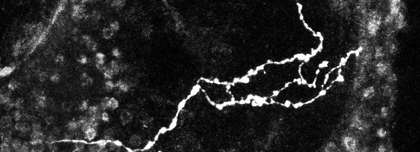
%> input picture THL411_exercise_4/lab4_Omada_65/axones1.png, 420 x 152 px, shrunk from 926 x 335 before the run, given in place of Mean_Image1.jpeg, which was not available
$ octave LAB2.m   (GNU Octave 9; MATLAB toolbox functions it lacks are replaced by stand-ins)
%> lines starting %> are read from the running program, lines starting %| are printed output that depends on the picture; pictures that were not available may be replaced by others from this repository, and a replacement may not be noted
### THL411_exercise_2/lab2pse/Compute_Mean.m
function [output]=Compute_Mean(image, x, y)
    padx = x-2;%padding must be -2 from the kernel size
    pady = y-2;
    a1 = padarray(image, [padx pady], 0, 'both');%applying padding
    [m n]=size(a1);
    for i=(padx+1):(m-padx)
        for j=(pady+1):(n-pady)
           v = a1(i-padx:i+padx,j-pady:j+pady);%kernel
           r = (sum(v(:)))/(x*y);
           output(i-padx,j-pady) = uint8(ceil(r));
        end
    end
end

### THL411_exercise_2/lab2pse/LAB2.m
clear all;
close all;

kernel = input('Choose filter:\n 1->Mean\n 2->Median\n 3->Max\n 4->Min\n');
%> the answer given: 1

switch kernel
    case 1
        image = imread('Mean_Image1.jpeg');
%> image is the input picture: size 152x420x3 uint8; min 0, max 255, mean 39.1
        subplot(2,2,1), imshow(image), title('Original Image');
        subplot(2,2,2), imshow(Compute_Mean(rgb2gray(image), 3, 3)), title('Kernel 3x3');
        subplot(2,2,3), imshow(Compute_Mean(rgb2gray(image), 5, 5)), title('Kernel 5x5');
        subplot(2,2,4), imshow(Compute_Mean(rgb2gray(image), 9, 9)), title('Kernel 9x9');
%> call 3 of Compute_Mean, with x = 9, y = 9
%> in Compute_Mean (call 3), `a1 = padarray(image, [padx pady], 0, 'both');`:
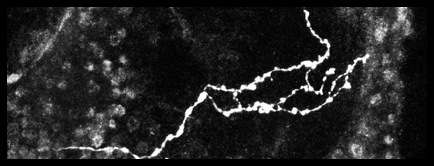
%> a1: size 166x434 uint8; min 0, max 255, mean 34.7
%> after the loop in Compute_Mean (call 3), `for i=(padx+1):(m-padx)`:
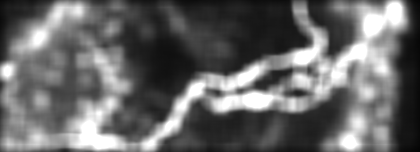
%> output: size 152x420 uint8; min 3, max 255, mean 104.2
        sgtitle('Mean Image1');
        figure;
        image = imread('Mean_Image2.jpeg');
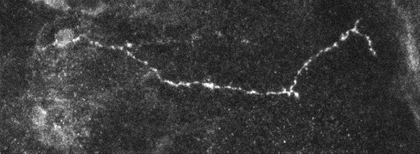
%> input picture THL411_exercise_4/lab4_Omada_65/axones2.png, 420 x 154 px, shrunk from 929 x 340 before the run, given in place of Mean_Image2.jpeg, which was not available
%> image is the input picture: size 154x420x3 uint8; min 15, max 255, mean 58.3
        subplot(2,2,1), imshow(image), title('Original Image');
        subplot(2,2,2), imshow(Compute_Mean(image, 3, 3)), title('Kernel 3x3');
%> call 4 of Compute_Mean, with x = 3, y = 3
%> after the loop in Compute_Mean (call 4), `for i=(padx+1):(m-padx)`:
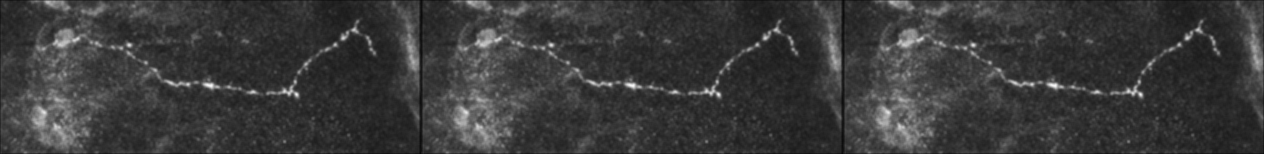
%> output: size 154x1264 uint8; min 8, max 246, mean 58.3
        subplot(2,2,3), imshow(Compute_Mean(image, 5, 5)), title('Kernel 5x5');
%> call 5 of Compute_Mean, with x = 5, y = 5
%> after the loop in Compute_Mean (call 5), `for i=(padx+1):(m-padx)`:
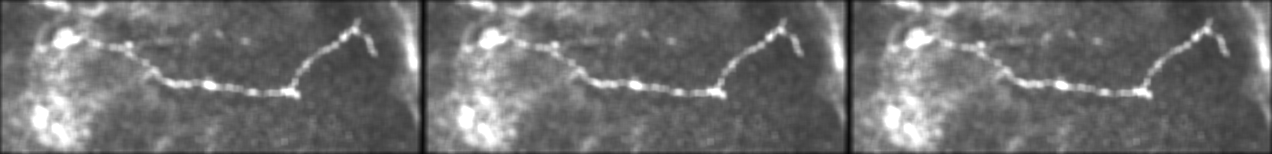
%> output: size 154x1272 uint8; min 7, max 255, mean 111.9
        subplot(2,2,4), imshow(Compute_Mean(image, 9, 9)), title('Kernel 9x9');
%> call 6 of Compute_Mean, with x = 9, y = 9
%> in Compute_Mean (call 6), `a1 = padarray(image, [padx pady], 0, 'both');`:
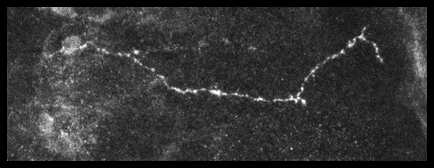
%> a1: size 168x434x3 uint8; min 0, max 255, mean 51.7
%> after the loop in Compute_Mean (call 6), `for i=(padx+1):(m-padx)`:
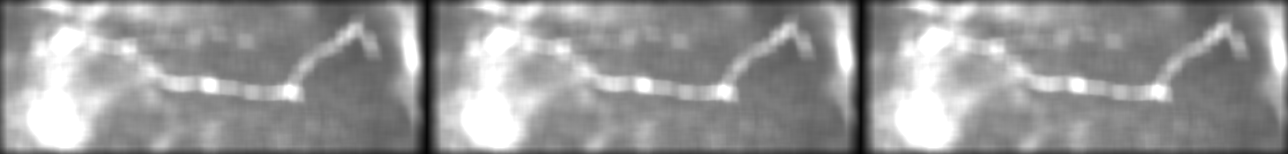
%> output: size 154x1288 uint8; min 4, max 255, mean 152
        sgtitle('Mean Image2');
    case 2
        image = imread('Median_Image1.png');
        subplot(2,2,1), imshow(image), title('Original Image');
        subplot(2,2,2), imshow(Compute_Median(image, 3, 3)), title('Kernel 3x3');
        subplot(2,2,3), imshow(Compute_Median(image, 5, 7)), title('Kernel 5x7');
        subplot(2,2,4), imshow(Compute_Median(image, 9, 11)), title('Kernel 9x11');
        sgtitle('Median Image1');
        figure;
        image = imread('Median_Image2.png');
        subplot(2,2,1), imshow(image), title('Original Image');
        subplot(2,2,2), imshow(Compute_Median(image, 3, 3)), title('Kernel 3x3');
        subplot(2,2,3), imshow(Compute_Median(image, 5, 7)), title('Kernel 5x7');
        subplot(2,2,4), imshow(Compute_Median(image, 9, 11)), title('Kernel 9x11');
        sgtitle('Median Image2');
    case 3
        image = imread('Min_Max_Image1.jpeg');
        image = rgb2gray(image);
        subplot(2,2,1), imshow(image), title('Original Image');
        subplot(2,2,2), imshow(Compute_Max(image, 3, 5)), title('Kernel 3x5');
        subplot(2,2,3), imshow(Compute_Max(image, 5, 5)), title('Kernel 5x5');
        subplot(2,2,4), imshow(Compute_Max(image, 7, 7)), title('Kernel 7x7');
        sgtitle('Min Max Image1');
        figure;
        image = imread('Min_Max_Image2.jpeg');
        image = rgb2gray(image);
        subplot(2,2,1), imshow(image), title('Original Image');
        subplot(2,2,2), imshow(Compute_Max(image, 3, 5)), title('Kernel 3x5');
        subplot(2,2,3), imshow(Compute_Max(image, 5, 5)), title('Kernel 5x5');
        subplot(2,2,4), imshow(Compute_Max(image, 7, 7)), title('Kernel 7x7');
        sgtitle('Min Max Image2');
    case 4
        image = imread('Min_Max_Image1.jpeg');
        image = rgb2gray(image);
        subplot(2,2,1), imshow(image), title('Original Image');
        subplot(2,2,2), imshow(Compute_Min(image, 3, 5)), title('Kernel 3x5');
        subplot(2,2,3), imshow(Compute_Min(image, 5, 5)), title('Kernel 5x5');
        subplot(2,2,4), imshow(Compute_Min(image, 7, 7)), title('Kernel 7x7');
        sgtitle('Min Max Image1');
        figure;
        image = imread('Min_Max_Image2.jpeg');
        image = rgb2gray(image);
        subplot(2,2,1), imshow(image), title('Original Image');
        subplot(2,2,2), imshow(Compute_Min(image, 3, 5)), title('Kernel 3x5');
        subplot(2,2,3), imshow(Compute_Min(image, 5, 5)), title('Kernel 5x5');
        subplot(2,2,4), imshow(Compute_Min(image, 7, 7)), title('Kernel 7x7');
        sgtitle('Min Max Image2');
end
